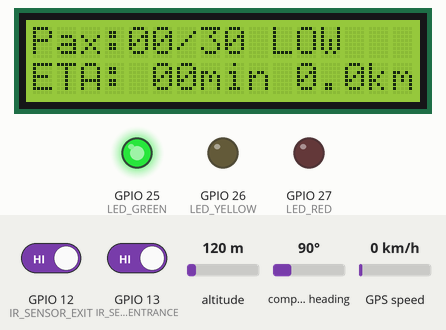
Simulated run of this program. Board: ESP32. Parts: 16×2 character LCD, output pins drawn as LEDs (lit = HIGH). The test bench sets the inputs (shaded band); at power-on: GPS speed 0 km/h, GPIO 13 (IR_SENSOR_ENTRANCE) HIGH, GPIO 12 (IR_SENSOR_EXIT) HIGH, altitude 120 m, compass heading 90°. WiFi joins after 1.5 s; servers stay silent unless stated; the GPS gets a fix after 3 s at 37.7749, -122.4194 with 8 satellites; what the program prints to the serial monitor is not drawn.

Above: at 2.8 s.
2.9 s: GPS speed set to 2 km/h
At 5.2 s:
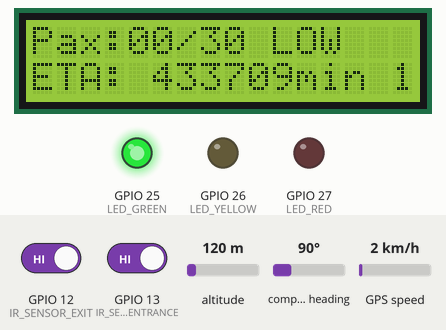
5.6 s: GPS speed set to 30 km/h
At 7.2 s:
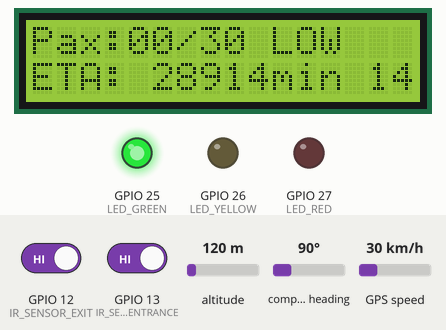
8.1 s: GPS speed set to 90 km/h
At 10.3 s:
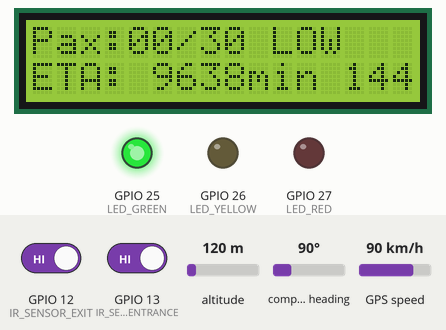
10.6 s: GPIO 13 (IR_SENSOR_ENTRANCE) driven LOW
At 12.2 s:
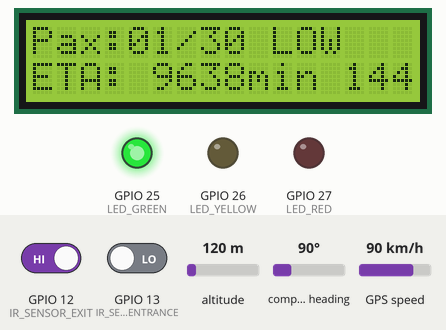
Timing chart, 0 to 13.7 s (numbered marks = the images above; inputs shaded):
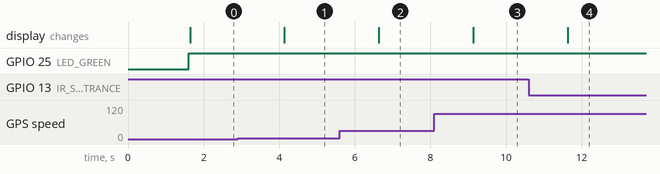

The program:

main.cpp
```cpp
#include <Arduino.h>
#include <WiFi.h>
#include <FirebaseESP32.h>
#include <TinyGPS++.h>
#include <Wire.h>
#include <LiquidCrystal_I2C.h>
#include "bustracking.h"

// FIREBASE & WIFI CREDENTIALS
#define WIFI_SSID "nonamecode"
#define WIFI_PASSWORD "0000000000000"

#define FIREBASE_HOST "your-project-id.firebaseio.com"
#define FIREBASE_AUTH " your-firebase-database-secret-or-legacy-token "

// PIN DEFINITIONS (ESP32)
#define IR_SENSOR_ENTRANCE 13
#define IR_SENSOR_EXIT 12
#define GPS_RX 16
#define GPS_TX 17

#define LED_GREEN 25
#define LED_YELLOW 26
#define LED_RED 27

// HARDWARE OBJECTS
TinyGPSPlus gps;
HardwareSerial SerialGPS(2);
LiquidCrystal_I2C lcd(0x27, 16, 2);

// Firebase Data objects
FirebaseData fbdo;
FirebaseAuth auth;
FirebaseConfig config;

void push_to_firebase()
{
    int level = get_crowding_level();
    String crowdStr = (level == 0) ? "Low" : (level == 1) ? "Medium"
                                                        : "High";

    // Set integer, float, and string values directly to Firebase Realtime Database
    Firebase.setInt(fbdo, "/bus/passengers", get_passenger_count());
    Firebase.setString(fbdo, "/bus/current_location", get_current_location_name());
    Firebase.setString(fbdo, "/bus/next_station", get_next_station_name());
    Firebase.setDouble(fbdo, "/bus/remaining_distance", get_remaining_distance());
    Firebase.setDouble(fbdo, "/bus/eta_minutes", get_current_eta());
    Firebase.setString(fbdo, "/bus/crowding_state", crowdStr);

    Firebase.setDouble(fbdo, "/bus/gps/lat", get_current_lat());
    Firebase.setDouble(fbdo, "/bus/gps/lng", get_current_lon());
}

void setup()
{
    Serial.begin(115200);
    SerialGPS.begin(9600, SERIAL_8N1, GPS_RX, GPS_TX);

    pinMode(IR_SENSOR_ENTRANCE, INPUT_PULLUP);
    pinMode(IR_SENSOR_EXIT, INPUT_PULLUP);
    pinMode(LED_GREEN, OUTPUT);
    pinMode(LED_YELLOW, OUTPUT);
    pinMode(LED_RED, OUTPUT);

    lcd.init();
    lcd.backlight();
    lcd.setCursor(0, 0);
    lcd.print("Smart Bus System");
    lcd.setCursor(0, 1);
    lcd.print("Connecting WiFi.");

    // Connect to WiFi
    WiFi.begin(WIFI_SSID, WIFI_PASSWORD);
    while (WiFi.status() != WL_CONNECTED)
    {
        delay(500);
        Serial.print(".");
    }
    Serial.println("\nWiFi connected.");

    // Initialize Firebase
    config.host = FIREBASE_HOST;
    config.signer.tokens.legacy_token = FIREBASE_AUTH;
    Firebase.begin(&config, &auth);
    Firebase.reconnectWiFi(true);

    // Configure Firebase timeout and retries
    Firebase.setReadTimeout(fbdo, 1000 * 60);
    Firebase.setwriteSizeLimit(fbdo, "tiny");

    lcd.clear();

    // Initialize backend logic components
    init_bus_state(30);
    init_route_system();

    Serial.println("System Initialized for ESP32 and Firebase.");
}

void update_hardware_displays()
{
    int count = get_passenger_count();
    int level = get_crowding_level();
    double dist = get_remaining_distance();
    double eta = get_current_eta();
    bool completed = is_route_completed();

    // Hardware LEDs
    digitalWrite(LED_GREEN, level == 0 ? HIGH : LOW);
    digitalWrite(LED_YELLOW, level == 1 ? HIGH : LOW);
    digitalWrite(LED_RED, level == 2 ? HIGH : LOW);

    // LCD Screen
    lcd.setCursor(0, 0);
    lcd.printf("Pax:%02d/30 ", count);
    if (level == 0)
        lcd.print("LOW ");
    else if (level == 1)
        lcd.print("MED ");
    else
        lcd.print("HIGH");

    lcd.setCursor(0, 1);
    if (!completed)
    {
        lcd.printf("ETA: %02.0fmin %.1fkm", eta, dist);
    }
    else
    {
        lcd.print("Final Dest reach");
    }
}

void loop()
{
    // 1. INPUT: Feed Hardware Sensors to C-Logic Module
    bool currentEntrance = digitalRead(IR_SENSOR_ENTRANCE);
    bool currentExit = digitalRead(IR_SENSOR_EXIT);
    process_sensor_input(currentEntrance, currentExit);

    // 2. INPUT: Feed GPS string directly
    while (SerialGPS.available() > 0)
    {
        gps.encode(SerialGPS.read());
    }

    // 3. PROCESSING: Periodic Checks (1 second loops)
    static unsigned long lastCheck = 0;
    if (millis() - lastCheck > 1000)
    {
        lastCheck = millis();

        // Feed GPS map data into tracking module
        if (gps.location.isValid())
        {
            process_gps_update(gps.location.lat(), gps.location.lng(), gps.speed.kmph());
        }

        // Apply visual updates directly to hardware
        update_hardware_displays();

        // Push exact live data to Firebase
        if (Firebase.ready())
        {
            push_to_firebase();
        }
    }
}
```

bustracking.h
```cpp
#ifndef BUSTRACKING_H
#define BUSTRACKING_H

#include <stdint.h>
#include <stdbool.h>

#ifdef __cplusplus
extern "C" {
#endif

// Station definition
typedef struct {
    const char* name;
    double latitude;
    double longitude;
} Station;

// PASSENGER LOGIC
void init_bus_state(int max_cap);
void process_sensor_input(bool currentEntrance, bool currentExit);
int get_passenger_count(void);
int get_crowding_level(void); // 0=Green, 1=Yellow, 2=Red

// ROUTE & ETA LOGIC
void init_route_system(void);
void process_gps_update(double lat, double lon, double speed);

// Position Tracking
const char* get_current_location_name(void);
double get_current_lat(void);
double get_current_lon(void);

// Target Tracking
const char* get_next_station_name(void);
double get_remaining_distance(void);
double get_current_eta(void);
bool is_route_completed(void);

// Math calculations
double calculate_distance(double lat1, double lon1, double lat2, double lon2);
double calculate_eta(double distanceKm, double speedKmH);

#ifdef __cplusplus
}
#endif

#endif // BUSTRACKING_H
```

tracking.c
```cpp
#include "bustracking.h"
#include <math.h>

#define PI 3.14159265358979323846
#define EARTH_RADIUS_KM 6371.0

// STATE VARIABLES
static int current_passengers = 0;
static int max_capacity = 30;
static bool last_entrance_state = true;
static bool last_exit_state = true;

#define TOTAL_STATIONS 3
static Station route[TOTAL_STATIONS] = {
    {"Piassa", 9.0312, 38.7525},
    {"Stadium", 9.0118, 38.7615},
    {"Bole", 8.9882, 38.7891}
};

static int current_station_index = 0;
static double current_distance = 0.0;
static double current_eta = 0.0;
static double current_lat = 0.0;
static double current_lon = 0.0;


// PASSENGER LOGIC
void init_bus_state(int max_cap) {
    max_capacity = max_cap;
    current_passengers = 0;
}

void process_sensor_input(bool currentEntrance, bool currentExit) {
    if (last_entrance_state == true && currentEntrance == false) {
        if (current_passengers < max_capacity) current_passengers++;
    }
    last_entrance_state = currentEntrance;

    if (last_exit_state == true && currentExit == false) {
        if (current_passengers > 0) current_passengers--;
    }
    last_exit_state = currentExit;
}

int get_passenger_count(void) { return current_passengers; }

int get_crowding_level(void) {
    if (current_passengers < (max_capacity * 0.5)) return 0;
    if (current_passengers < (max_capacity * 0.8)) return 1;
    return 2;
}

// MATH CALCS
static double to_radians(double degree) {
    return degree * PI / 180.0;
}

double calculate_distance(double lat1, double lon1, double lat2, double lon2) {
    double dLat = to_radians(lat2 - lat1);
    double dLon = to_radians(lon2 - lon1);

    double a = sin(dLat/2) * sin(dLat/2) +
               cos(to_radians(lat1)) * cos(to_radians(lat2)) *
               sin(dLon/2) * sin(dLon/2);
    double c = 2 * atan2(sqrt(a), sqrt(1-a));
    return EARTH_RADIUS_KM * c;
}

double calculate_eta(double distanceKm, double speedKmH) {
    if (speedKmH <= 0) return 0;
    return (distanceKm / speedKmH) * 60.0;
}


// ROUTE LOGIC
void init_route_system(void) {
    current_station_index = 0;
    current_distance = 0.0;
    current_eta = 0.0;
    current_lat = 0.0;
    current_lon = 0.0;
}

void process_gps_update(double lat, double lon, double speed) {
    current_lat = lat;
    current_lon = lon;

    if (current_station_index < TOTAL_STATIONS - 1) {
        Station next = route[current_station_index + 1];

        current_distance = calculate_distance(lat, lon, next.latitude, next.longitude);
        current_eta = calculate_eta(current_distance, speed);

        if (current_distance < 0.05) {
            current_station_index++;
        }
    }
}

double get_current_lat(void) { return current_lat; }
double get_current_lon(void) { return current_lon; }

const char* get_current_location_name(void) {
    // If the bus is within 200m (0.2km) of ANY station, it assumes it is "At [Station]"
    for (int i = 0; i < TOTAL_STATIONS; i++) {
        if (calculate_distance(current_lat, current_lon, route[i].latitude, route[i].longitude) <= 0.2) {
            return route[i].name;
        }
    }
    return "In Transit";
}

const char* get_next_station_name(void) {
    if (current_station_index < TOTAL_STATIONS - 1) {
        return route[current_station_index + 1].name;
    }
    return "Final Destination";
}

double get_remaining_distance(void) { return current_distance; }
double get_current_eta(void) { return current_eta; }
bool is_route_completed(void) { return current_station_index >= TOTAL_STATIONS - 1; }
```

Measured:
- after the input at 2.9 s, the display: changes after 1.2 s (image 1)
- after the input at 5.6 s, the display: changes after 1.0 s (image 2)
- after the input at 8.1 s, the display: changes after 1.0 s (image 3)
- after the input at 10.6 s, the display: changes after 1.0 s (image 4)
